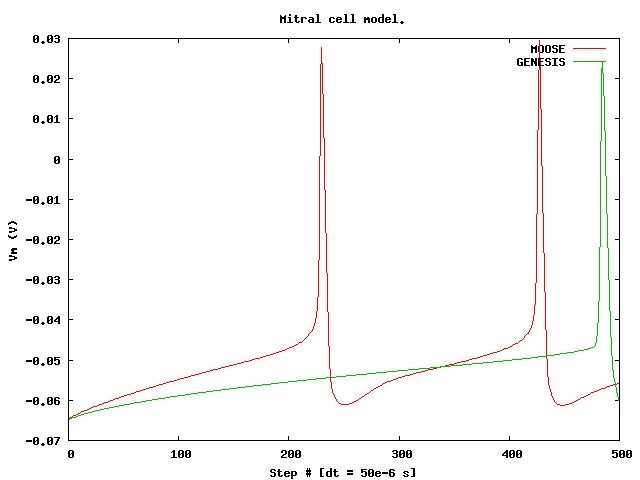

Write the gnuplot code that produced this figure.
# Gnuplot script
# First run 'moose mitral.g' to generate *.plot files

set datafile commentschars '/#'
set title 'Mitral cell model.'
set xlabel 'Step # [dt = 50e-6 s]'
set ylabel 'Vm (V)'

# Flash plot for 5 seconds
plot \
	'test.plot' with line title 'MOOSE', \
	'reference.plot' with line title 'GENESIS'

pause 5

# Write images to disk
set term png
set output 'mitral.png'
replot
set output
set term x11
